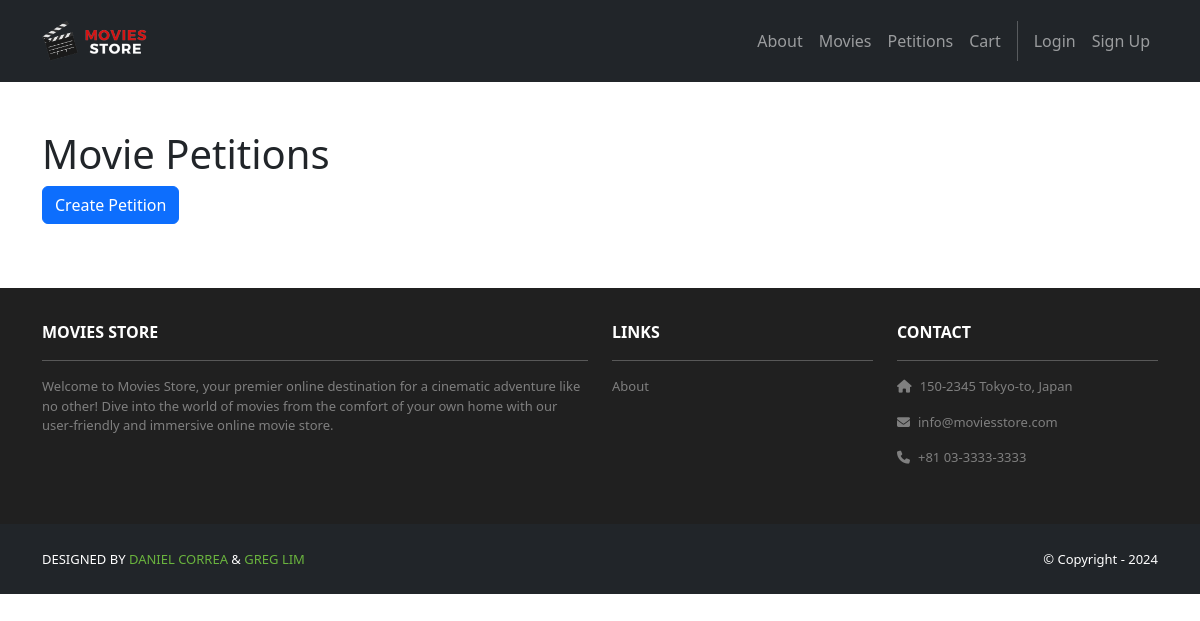
Before: /petitions/ with the older database file.
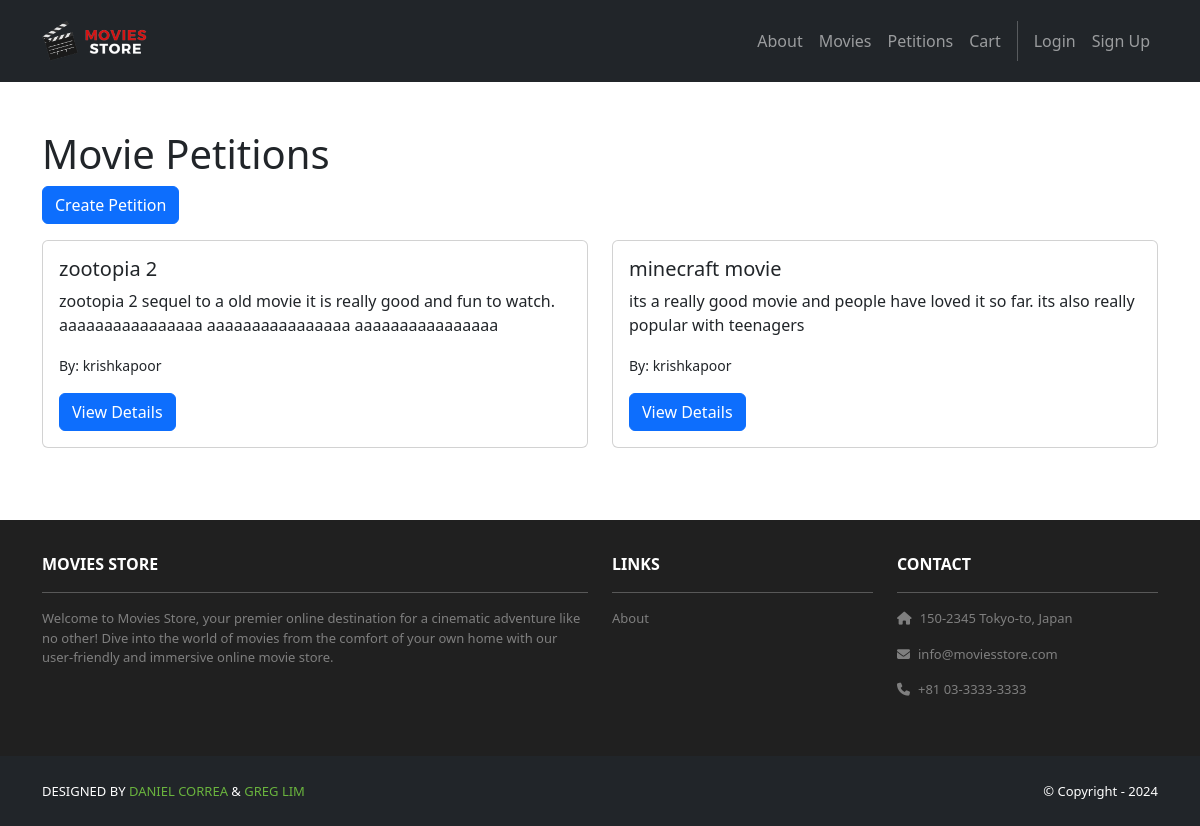
After: the same page with the newer database file.
### petitions/models.py (models this page shows, shortened)
class Petition(models.Model):
    STATUS_CHOICES = [
        ('pending', 'Pending REVIEW'),
        ('approved', 'Approved'),
        ('rejected', 'Rejected'),
        ('implemented', 'Movie Added'),
    ]
    id = models.AutoField(primary_key=True)
    title = models.CharField(
        max_length = 300,
        help_text = "Movie title you want to create a petition for"
    )
    description = models.TextField(
        validators=[MinLengthValidator(50)],
        help_text = "Why should this movie be added?"
    )
    movie_year = models.IntegerField(
        null = True,
        blank = True,
        help_text = "Release year"
    )
    director = models.CharField(
        max_length=100,
        blank = True,
        help_text = "Director name (optional)"
    )
    genre = models.CharField(
        max_length=50,
        blank = True,
        help_text = "Movie genre optional"
    )
    imdb_link = models.URLField(
        blank = True,
        help_text = "IMDB link optional"
    )
    created_by = models.ForeignKey(
        User,
        on_delete = models.CASCADE,
        related_name = 'created_petitions'
    )
    created_at = models.DateTimeField(auto_now_add=True)
    updated_at = models.DateTimeField(auto_now=True)
    status = models.CharField(
        max_length = 20,
        choices = STATUS_CHOICES,
        default = 'pending'
    )
    admin_notes = models.TextField(
        blank = True,
        help_text="Admin notes"
    )

### petitions/views.py (the view)
# urls.py: path('', views.index, name='cart.index'),
def index(request):
    petitions = Petition.objects.all().order_by('-created_at')
    template_data = {'petitions': petitions}
    return render(request, 'petitions/index.html', {'template_data': template_data})

### petitions/templates/petitions/index.html
{% extends 'base.html' %}
{% block content %}
<div class="container my-5">
    <h1>Movie Petitions</h1>
    <a href="{% url 'petitions.create' %}" class="btn btn-primary mb-3">Create Petition</a>
    <div class="row">
                    {% for petition in template_data.petitions %}
            <div class="col-md-6 mb-4">
                <div class="card">
                    <div class="card-body">
                        <h5 class="card-title">{{ petition.title }}</h5>
                        <p class="card-text">{{ petition.description|truncatewords:20 }}</p>
                        <p><small>By: {{ petition.created_by.username }}</small></p>
                        <a href="{% url 'petitions.show' petition.id %}" class="btn btn-primary">View Details</a>
                    </div>
                </div>
            </div>
                    {% endfor %}
    </div>
</div>
{% endblock %}

Changed rows visible on the page:
added Petition: title "zootopia 2", description "zootopia 2 sequel to a old movie it is really good and fun to watch. aaaaaaaaaaaaaaaa aaaaaaaaaaaaaaaa aaaaaaaaaaaaaaaa", created_by.username "krishkapoor"
added Petition: title "minecraft movie", description "its a really good movie and people have loved it so far. its also really popular with teenagers", created_by.username "krishkapoor"
